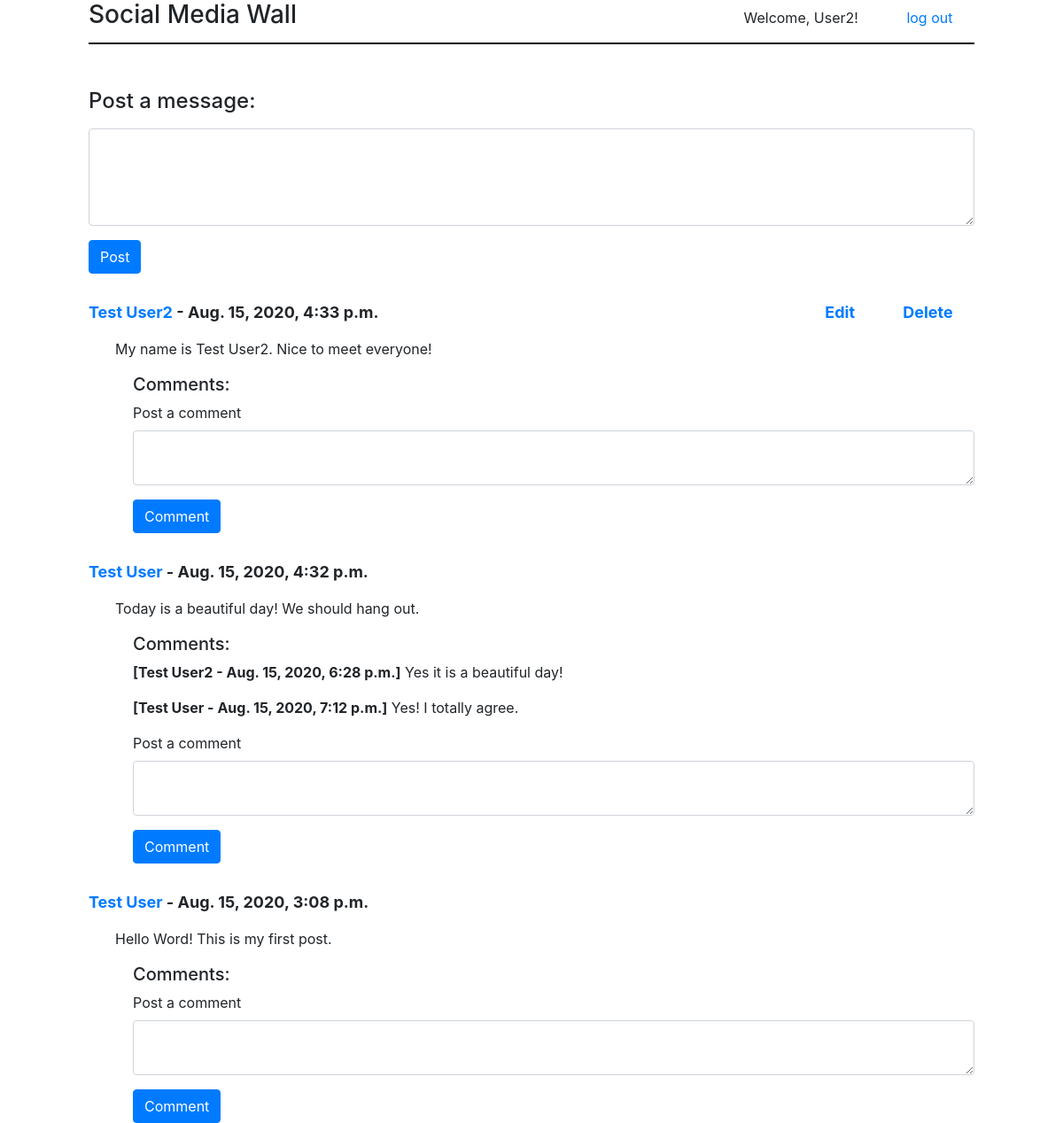
Screenshot of /wall (signed in) with the database file from the repository.
### social_media_app/models.py (models this page shows)
class User(models.Model):
    first_name = models.CharField(max_length=100)
    last_name = models.CharField(max_length=100)
    dob = models.DateField(null=True)
    email = models.CharField(max_length=100)
    password = models.CharField(max_length=100)
    created_at = models.DateTimeField(auto_now_add=True)
    updated_at = models.DateTimeField(auto_now=True)
    objects = UserManager()
    def fullname(self):
        return self.first_name + " " + self.last_name

class Message(models.Model):
    content = models.TextField()
    user = models.ForeignKey(User, related_name="messages", on_delete=models.CASCADE)
    created_at = models.DateTimeField(auto_now_add=True)
    updated_at = models.DateTimeField(auto_now=True)
    objects = OtherManager()

class Comment(models.Model):
    content = models.TextField()
    user = models.ForeignKey(User, related_name="comments", on_delete=models.CASCADE)
    message = models.ForeignKey(Message, related_name="comments", on_delete=models.CASCADE)
    created_at = models.DateTimeField(auto_now_add=True)
    updated_at = models.DateTimeField(auto_now=True)
    objects = OtherManager()

### social_media_app/views.py (the view)
# urls.py: path('wall',views.render_wall),
def render_wall(request):
    if 'name' not in request.session:
        return redirect('/')
    context = {
        "messages" : Message.objects.all()
    }
    return render(request,'wall.html',context)

### social_media_app/templates/wall.html (shortened to what this page needs)
<!DOCTYPE html>
<html lang="en">
<head>
    <link rel="stylesheet" href="https://maxcdn.bootstrapcdn.com/bootstrap/4.0.0/css/bootstrap.min.css"
>
    {% load static %}
    <link rel="stylesheet" href="{% static 'wall_style.css' %}">
</head>
<body>
    <div id="wrapper">
        <div id="header">
            <h3>Social Media Wall</h3>
            <p>Welcome, {{request.session.name}}!</p>
            <a href="/logout">log out</a>
        </div>
        <div id="main_wall">
            <form action="/post" method="POST">
                <div class="form-group">
                    <label for="message">
                        <h4>Post a message:</h4>
                    </label>
                    <textarea name="message" id="message" cols="20" rows="4" class="form-control"></textarea>
                </div>
                <button class="btn btn-primary">Post</button>
            </form>
            <div id="posts">
                {% for message in messages reversed%}
                <div class="post">
                    <div class="post_head">
                        <p>
                            <a href="/profile/{{message.user.id}}">{{message.user.fullname}}</a> - {{message.created_at}}
                            <span style="margin-left: 500px;">
                                {% if request.session.uid == message.user.id %}
                                    <a href="/edit/{{message.id}}" style="margin-right:50px;">Edit</a>
                                    <a href="/delete/{{message.id}}">Delete</a>
                                {% endif %}
                            </span>
                        </p>
                    </div>
                    <p class="post_content">{{message.content}}</p>
                    <div class="comments">
                        <h5>Comments:</h5>
                        {% for comment in message.comments.all%}
                        <p><span style="font-weight: bold;">[{{comment.user.fullname}} - {{comment.created_at}}]</span>
                            {{comment.content}}</p>
                        {% endfor %}
                        <form action="/comment/{{message.id}}" method="POST" class="comment_content">
                            <div class="form-group">
                                <label for="comment">Post a comment</label>
                                <textarea name="comment" id="comment" cols="20" rows="2"
                                    class="form-control"></textarea>
                            </div>
                            <button class="btn btn-primary">Comment</button>
                        </form>
                    </div>
                </div>
                {% endfor %}
            </div>
        </div>
    </div>
</body>
</html>

### social_media_app/static/wall_style.css (style rules this page uses)
#wrapper { width: 1000px; margin: 0px auto; }
#header { border-bottom: 2px black solid; margin-bottom: 50px; }
#header * { display: inline-block; }
#header p { margin-left: 500px; margin-right: 50px; }
#posts { margin-top: 20px; }
.post { margin-top: 30px; }
.post .post_head { font-weight: bolder; font-size: large; }
.post .post_content { margin-left: 30px; }
.post .comments { margin-left: 50px; }

### rows the page displays
User: session.name "User2"
Message: user.fullname "Test User2", created_at "Aug. 15, 2020, 4:33 p.m.", content "My name is Test User2. Nice to meet everyone!"
Message: user.fullname "Test User", created_at "Aug. 15, 2020, 4:32 p.m.", content "Today is a beautiful day! We should hang out."
Comment: user.fullname "Test User2", created_at "Aug. 15, 2020, 6:28 p.m.", content "Yes it is a beautiful day!"
Comment: user.fullname "Test User", created_at "Aug. 15, 2020, 7:12 p.m.", content "Yes! I totally agree."
Message: user.fullname "Test User", created_at "Aug. 15, 2020, 3:08 p.m.", content "Hello Word! This is my first post."
